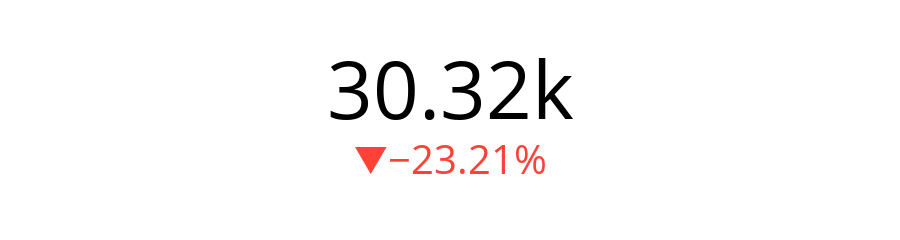

Here is the notebook cell this chart was saved with:
### Code cell
get_percentage_img(today_value,monthly_value)

### Figure 1 — Plotly figure (JSON) as saved in the notebook; plotly's stock layout.template omitted (floating-point values rounded to 4 significant figures)
{"data": [{"delta": {"reference": 39490.0, "relative": true, "valueformat": ".2%"}, "domain": {"x": [0, 1], "y": [0, 1]}, "mode": "number+delta", "type": "indicator", "value": 30320.0}], "layout": {"font": {"color": "black", "size": 15}, "height": 50, "margin": {"b": 10, "l": 0, "r": 0, "t": 0}}}
